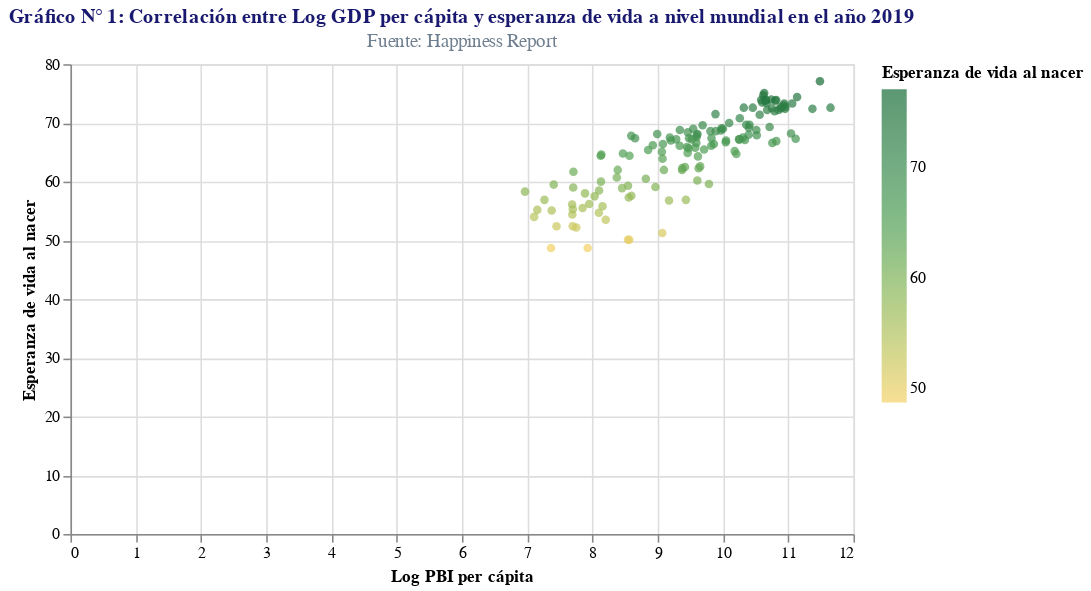

The cell this chart's notebook holds for it:
### Markdown cell above
# <font color= darkcyan>Análisis</font>

<font color= slategray>Para este trabajo se utilizó la base de datos _'World Happiness Report'_. Para elaborar los gráficos N° 1 y N° 2, se filtró la información para solo trabajar con la correspondiente a la del año 2019. Con respecto al gráfico N° 3, este se enfocó en la variable de percepción de corrupción en los Países Bajos en un periodo de 15 años. Se tenía como objetivo visualizar si existía una correlación entre los indicadores del PBI, percepción de corrupción y esperanza de vida. Asimismo, se planteó representar cómo la variable de percepción de corrupción podía variar a través del tiempo en un país específico. </font>

### Code cell
#Gráfico 1: Correlación entre Log GDP per cápita y esperanza de vida según países en el año 2019

alt.Chart(rfm2, height = 300, width = 500).mark_point(filled = True).encode(x= alt.X('Log GDP per capita',
title = 'Log PBI per cápita'), y = alt.Y('Healthy life expectancy at birth',
title = 'Esperanza de vida al nacer'), color = alt.Color('Healthy life expectancy at birth',
title = 'Esperanza de vida al nacer',scale=alt.Scale(scheme='goldgreen')), 
tooltip = ['Country name', 'Log GDP per capita', 'Healthy life expectancy at birth']).interactive(). properties(
title={
      "text": ["Gráfico N° 1: Correlación entre Log GDP per cápita y esperanza de vida a nivel mundial en el año 2019"] ,
    "subtitle": ["Fuente: Happiness Report"],
      "color": "midnightblue", "subtitleColor": "slategray"})

### Figure 1 — Vega-Lite specification as saved in the notebook (floating-point values rounded to 4 significant figures; data arrays with more than 128 entries replaced by an {"elided": "..."} marker saying what was removed)
{"usermeta": {"embedOptions": {"theme": "urbaninstitute"}}, "config": {"view": {"continuousWidth": 400, "continuousHeight": 300}}, "data": {"name": "data-3f955af3c59f2d3d9bf8123b9f556b77"}, "mark": {"type": "point", "filled": true}, "encoding": {"color": {"type": "quantitative", "field": "Healthy life expectancy at birth", "scale": {"scheme": "goldgreen"}, "title": "Esperanza de vida al nacer"}, "tooltip": [{"type": "nominal", "field": "Country name"}, {"type": "quantitative", "field": "Log GDP per capita"}, {"type": "quantitative", "field": "Healthy life expectancy at birth"}], "x": {"type": "quantitative", "field": "Log GDP per capita", "title": "Log PBI per cápita"}, "y": {"type": "quantitative", "field": "Healthy life expectancy at birth", "title": "Esperanza de vida al nacer"}}, "height": 300, "selection": {"selector035": {"type": "interval", "bind": "scales", "encodings": ["x", "y"]}}, "title": {"text": ["Gráfico N° 1: Correlación entre Log GDP per cápita y esperanza de vida a nivel mundial en el año 2019"], "subtitle": ["Fuente: Happiness Report"], "color": "midnightblue", "subtitleColor": "slategray"}, "width": 500, "$schema": "https://vega.github.io/schema/vega-lite/v4.8.1.json", "datasets": {"data-3f955af3c59f2d3d9bf8123b9f556b77": {"elided": "144 records"}}}
